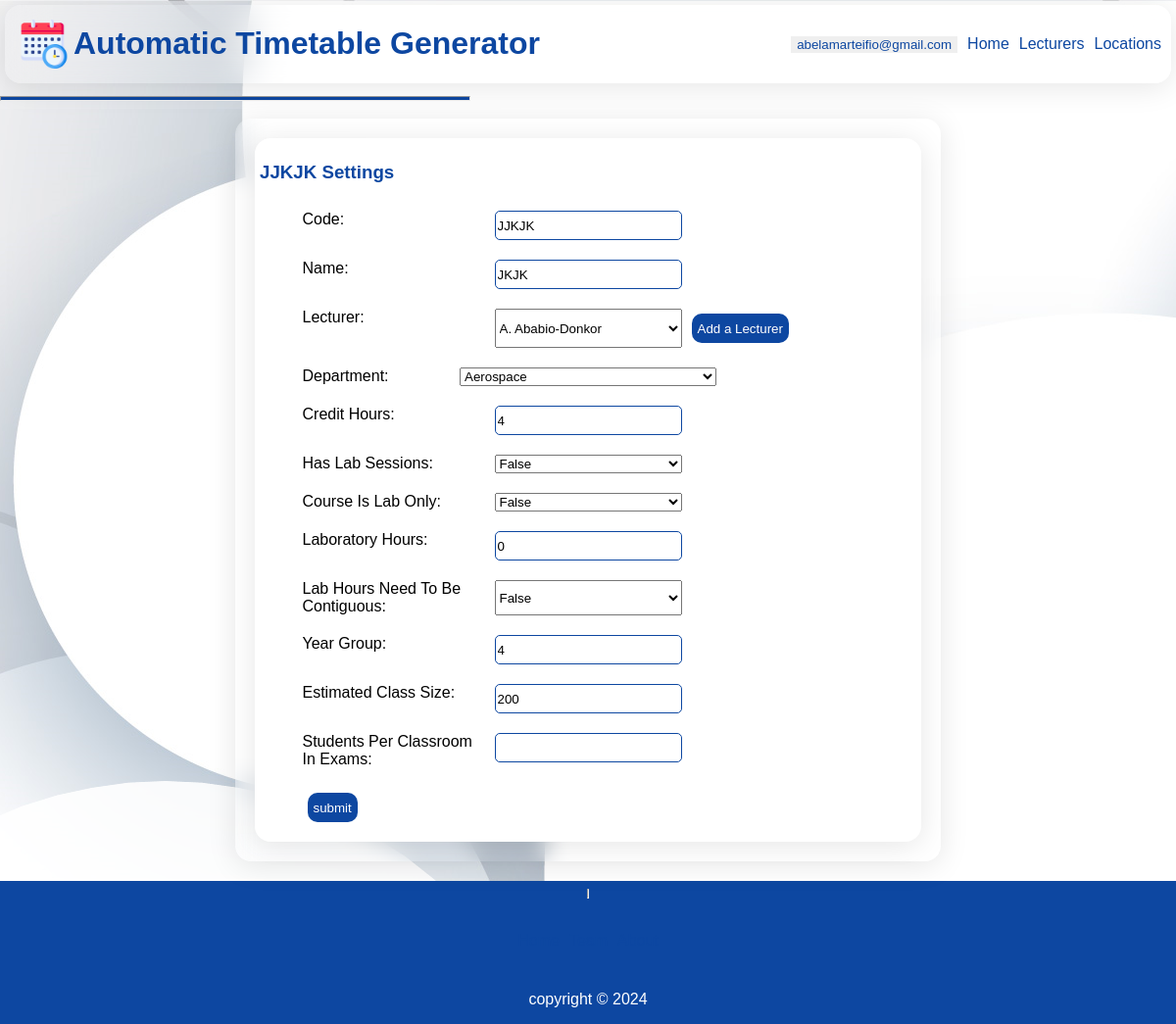
/abelamarteifio@gmail.com/editcourse/JJKJK/267, run on an earlier commit of the app's database.
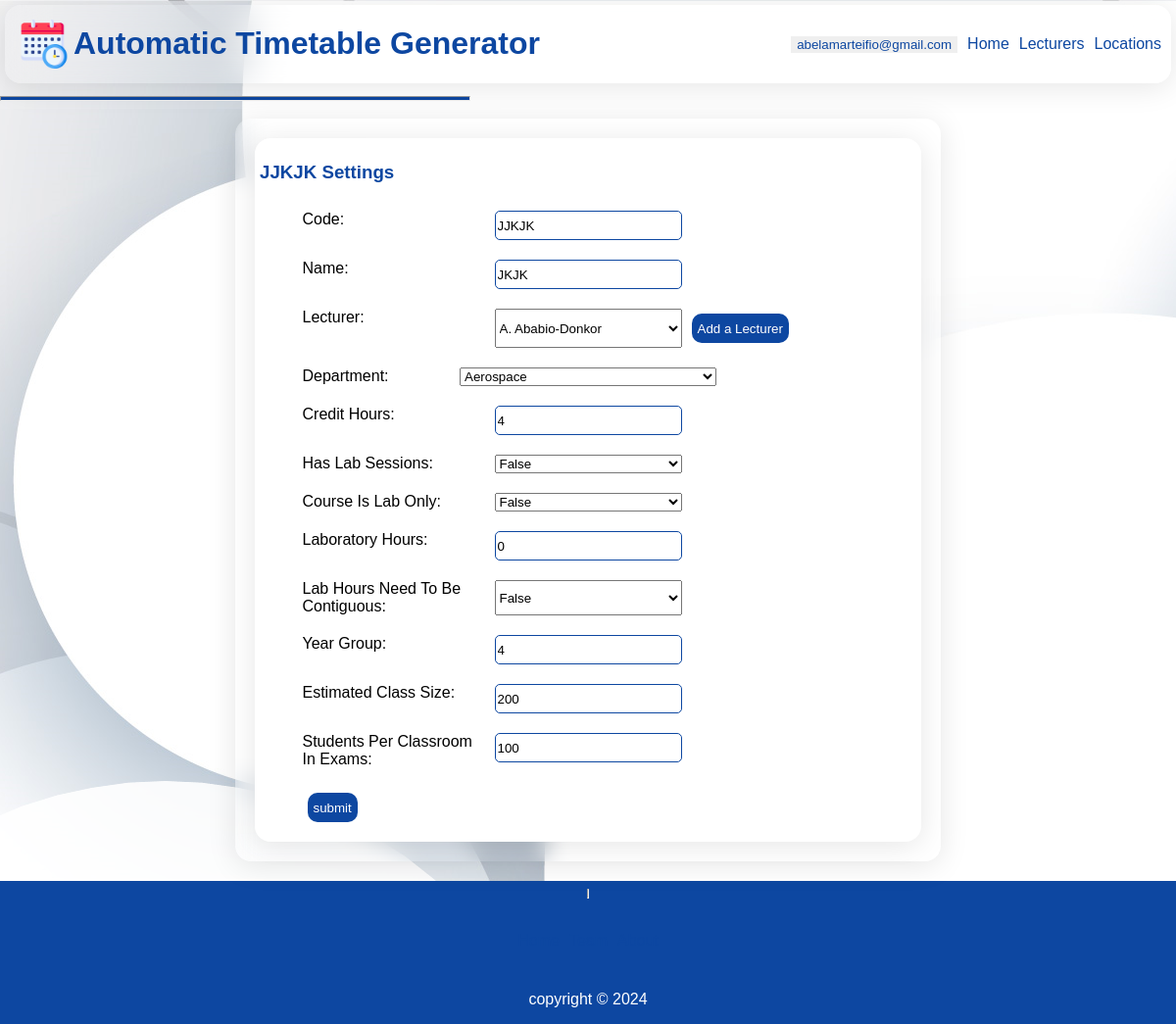
And on a later commit of the database.
### webversion/models.py (models this page shows, shortened)
class Course(models.Model):
    code = models.CharField(max_length=15)
    name = models.CharField(max_length=255, null=True)
    lecturer = models.ForeignKey("Lecturer", on_delete=models.CASCADE, related_name="alecturer", null=True)
    department = models.ForeignKey("Department", on_delete=models.CASCADE, related_name="adepartment", null=True)
    hours = models.PositiveSmallIntegerField(default=2, null=True)
    has_labs = models.BooleanField(default=False, null=True)
    is_contiguous_class_time = models.BooleanField(default=False, null=True)
    is_lab_only = models.BooleanField(default=False, null=True)
    is_elective = models.BooleanField(default=False, null=True)
    lab_hours = models.PositiveSmallIntegerField(default=0, null=True)
    is_contiguous_lab_time = models.BooleanField(default=0, null=True)
    year_group = models.PositiveSmallIntegerField(null=True)
    estimated_class_size = models.PositiveIntegerField(default=200, null=True)
    creator = models.ForeignKey(UserAccount, on_delete=models.CASCADE, related_name="course_creator", null=True)
    exam_size = models.PositiveIntegerField(null=True)

### webversion/views.py (the view)
# urls.py: path("<str:email>/editcourse/<str:code>/<int:id>", views.editCourse, name="editCourse"),
def editCourse(request, email, code, id):
    user_id = UserAccount.objects.get(email=email).id
    template = loader.get_template("editcourse.html")
    course = Course.objects.get(code=code, id=id)
    slecturer = Lecturer.objects.filter(creator_id=user_id)
    cdepartment = Department.objects.get(id=course.department_id)
    college_id = cdepartment.college_main_id
    clecturer = Lecturer.objects.get(id=course.lecturer_id)
    departments = Department.objects.all().values()
    if cdepartment.limited: available_locations = Location.objects.filter(creator_id=user_id, capacity__gte=course.estimated_class_size, floor=0)
    else: available_locations = Location.objects.filter(creator_id=user_id, capacity__gte=course.estimated_class_size)
    preferred_location_list =[]
    bool_List = [True, False]
    if request.method == "POST":
        dictionary = request.POST
        mcourse = modifyCourse(course=course, dictionary=dictionary)
        mcourse.creator_id = user_id
        mcourse.save()
        return HttpResponseRedirect(reverse('editCourse2',args=(email, course.id)))
    context = {"course": course, "lecturer":slecturer, "departments": departments,
               "clecturer": clecturer, "cdepartment": cdepartment, "bool_List": bool_List,
               "email": email, "college_id": college_id, "available_locations":available_locations,
               "preferred_location_list":preferred_location_list,
               }
    return HttpResponse(template.render(context, request))

### webversion/Templates/editcourse.html (shortened to what this page needs)
{% extends 'main.html' %}
{% load static %}
{% block content %}
<div class="editCourse">
    <form method="post">
        <h3>{{course.code}} settings</h3>
        <div>
            <label for="code">code:</label></td>
            <input type="text" value="{{course.code}}" name="code" id="code" placeholder="{{course.code}}">
        </div>
        <div>
            <label for="name">name:</label>
            <input type="text" value="{{course.name}}" placeholder="{{course.name}}" name="name" id="name">
        </div>
        <div>
            <label for="lecturer">lecturer:</label></td>
            <select name="lecturer" id="lecturer">
                <option value="{{clecturer.id}}">{{clecturer.other_names}} {{clecturer.surname}}</option>
            </select>
            <a href="/{{email}}/createLecturer" target="#"><input type="button" value="Add a Lecturer" id="createlectbtn"></a>
        </div>
        <div>
            <label for="department">department:</label>
            <select name="department" id="department">
                <option value="{{course.department_id}}">{{cdepartment.name}}</option>
            </select>
        </div>
        <div>
            <label for="hours">credit hours:</label>
            <input type="number" value="{{course.hours}}" name="hours" min="1" max="10" id="hours">
        </div>
        <div>
            <label for="has_labs">has lab sessions:</label>
            <select name="has_labs" id="has_labs">
                <option value="{{course.has_labs}}">{{course.has_labs}}</option>
            </select>
        </div>
        <div>
            <label for="is_lab_only">course is lab only:</label>
            <select name="is_lab_only" id="department">
                <option value="{{course.is_lab_only}}">{{course.is_lab_only}}</option>
            </select>
        </div>
        <div>
            <label for="lab_hours">laboratory hours:</label>
            <input id="lab_hours" value="{{course.lab_hours}}" type="number" min="0" max="10" name="lab_hours">
        </div>
        <div>
            <label for="is_contiguous_lab_time">lab hours need to be contiguous:</label>
            <select name="is_contiguous_lab_time" id="is_contiguous_lab_time">
                <option value="{{course.is_contiguous_lab_time}}">{{course.is_lab_only}}</option>
            </select>
        </div>
        <div>
            <label for="year_group">year group:</label>
            <input id="year_group" value="{{course.year_group}}" type="number" min="1" max="10" name="year_group">
        </div>
        <div>
            <label for="estimated_class_size">Estimated class size:</label>
            <input id="estimated_class_size" value="{{course.estimated_class_size}}" type="number" min="1" max="1000" name="estimated_class_size">
        </div>
        <div>
            <label for="exam_size">Students per classroom in exams:</label>
            <input id="exam_size" value="{{course.exam_size}}" type="number" min="50" max="500" name="exam_size">
        </div>
        <div>
            <input type="submit" id="editcoursebtn" value="submit" formtarget="_parent">
        </div>
    </form>
</div>
{% endblock %}

What changed in the data, as far as the page shows it:
changed Course "JJKJK": exam_size (not shown) → "100"
